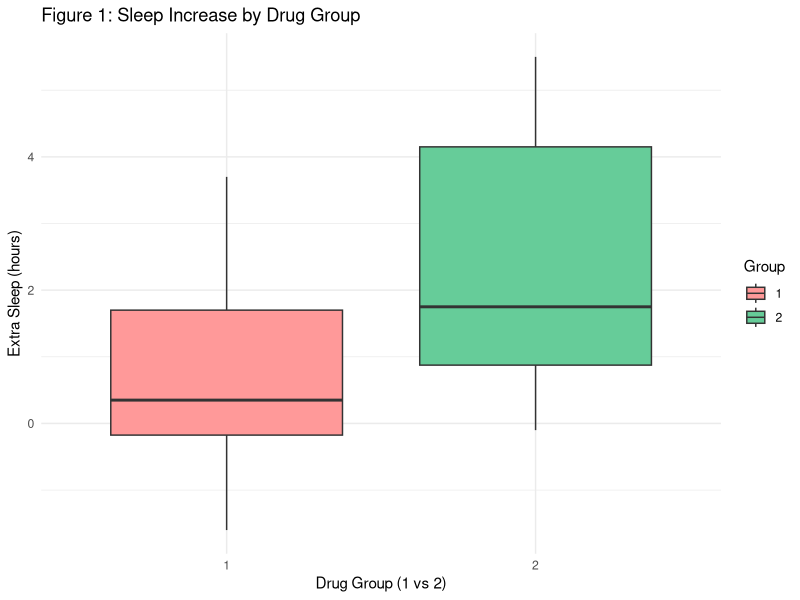

Reproduce this figure in R.
## ---- chunk 1
#To show the dataset structure
str(sleep)
## ---- chunk 2
#To load the dplyr package for data manipulation
library(dplyr)
#To Group the sleep dataset by the 'group' variable and calculate the
#summary statistics for the 'extra' variable
sleep %>%
  group_by(group) %>%
  summarise(
    Mean = mean(extra),
    SD = sd(extra),
    Min = min(extra),
    Max = max(extra),
    .groups = "drop"
  )
## ---- chunk 3
#| label: sleep-boxplot
# To load the ggplot2 library for data visualization
library(ggplot2)
# To create a boxplot to compare sleep increase between Drug Group 1 and 2
ggplot(sleep, aes(x = factor(group), y = extra, fill = factor(group))) +
  geom_boxplot() + #To add boxplot geometry
  scale_fill_manual(values = c("#FF9999", "#66CC99")) + #To fill colors
  theme_minimal() +
  #to add plot title and axis labels
  labs(
    title = "Figure 1: Sleep Increase by Drug Group",
    x = "Drug Group (1 vs 2)",
    y = "Extra Sleep (hours)",
    fill = "Group"
  )

